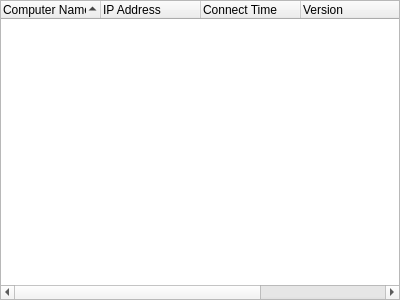
<?xml version="1.0" encoding="UTF-8"?>
<ui version="4.0">
 <class>RouterClientsWidget</class>
 <widget class="QWidget" name="RouterClientsWidget">
  <property name="geometry">
   <rect>
    <x>0</x>
    <y>0</y>
    <width>400</width>
    <height>300</height>
   </rect>
  </property>
  <layout class="QVBoxLayout" name="verticalLayout">
   <property name="leftMargin">
    <number>0</number>
   </property>
   <property name="topMargin">
    <number>0</number>
   </property>
   <property name="rightMargin">
    <number>0</number>
   </property>
   <property name="bottomMargin">
    <number>0</number>
   </property>
   <item>
    <widget class="QTreeWidget" name="tree_clients">
     <property name="editTriggers">
      <set>QAbstractItemView::EditTrigger::NoEditTriggers</set>
     </property>
     <property name="showDropIndicator" stdset="0">
      <bool>false</bool>
     </property>
     <property name="indentation">
      <number>0</number>
     </property>
     <property name="itemsExpandable">
      <bool>false</bool>
     </property>
     <property name="sortingEnabled">
      <bool>true</bool>
     </property>
     <property name="expandsOnDoubleClick">
      <bool>false</bool>
     </property>
     <column>
      <property name="text">
       <string>Computer Name</string>
      </property>
     </column>
     <column>
      <property name="text">
       <string>IP Address</string>
      </property>
     </column>
     <column>
      <property name="text">
       <string>Connect Time</string>
      </property>
     </column>
     <column>
      <property name="text">
       <string>Version</string>
      </property>
     </column>
     <column>
      <property name="text">
       <string>Architecture</string>
      </property>
     </column>
     <column>
      <property name="text">
       <string>Operating System</string>
      </property>
     </column>
    </widget>
   </item>
  </layout>
 </widget>
 <resources>
  <include location="../../../common/resources/common.qrc"/>
 </resources>
 <connections/>
</ui>
